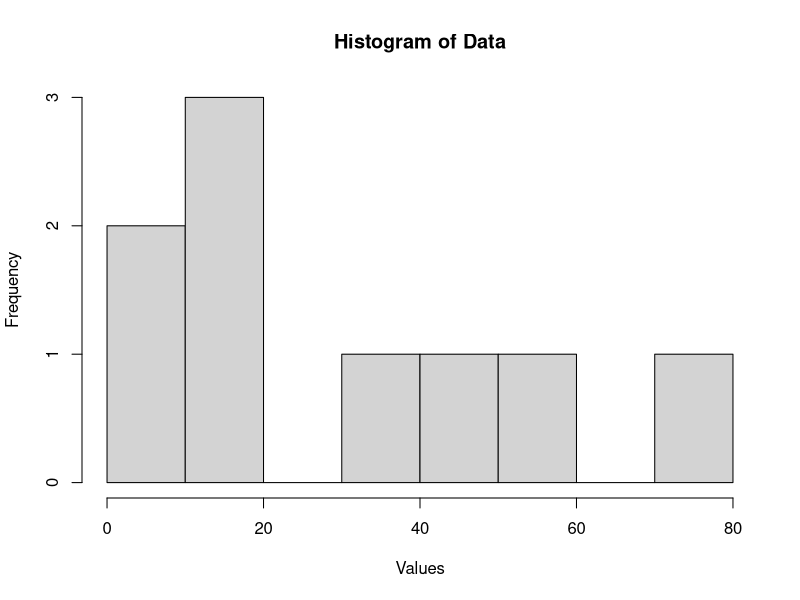

The R source for this figure:
# Q13: Data Partitioning and Smoothing

x <- c(5, 10, 11, 13, 15, 35, 50, 55, 72)

# Equal Frequency Bins
bin1 <- x[1:3]
bin2 <- x[4:6]
bin3 <- x[7:9]

cat("Original Bins:\n")
print(bin1)
print(bin2)
print(bin3)

# Smoothing by Bin Means
mean_bin1 <- mean(bin1)
mean_bin2 <- mean(bin2)
mean_bin3 <- mean(bin3)

smooth_mean <- c(
  rep(mean_bin1, 3),
  rep(mean_bin2, 3),
  rep(mean_bin3, 3)
)

cat("Smoothing by Bin Means:\n")
print(smooth_mean)

# Smoothing by Bin Boundaries
smooth_boundary <- c(
  5, 11, 11,
  13, 13, 35,
  50, 50, 72
)

cat("Smoothing by Bin Boundaries:\n")
print(smooth_boundary)

# Histogram
hist(
  x,
  main = "Histogram of Data",
  xlab = "Values",
  ylab = "Frequency"
)
